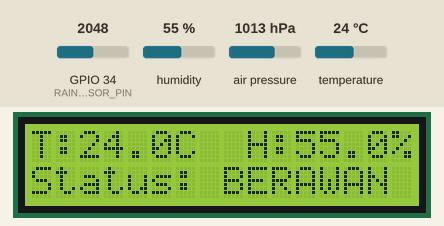
This sketch was run on a simulated ESP32. Parts: 16×2 character LCD. The test bench sets the inputs (shaded band); at power-on: air pressure 1013 hPa, GPIO 34 (RAIN_SENSOR_PIN) = 2048, humidity 55 %, temperature 24 °C. WiFi joins after 1.5 s; servers stay silent unless stated; what the sketch prints to the serial monitor is not drawn.

Above: at 7.8 s.
7.9 s: air pressure set to 952 hPa
At 11.2 s:
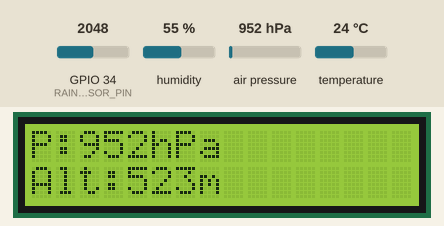
13.8 s: GPIO 34 (RAIN_SENSOR_PIN) set to 1927
At 19.5 s:
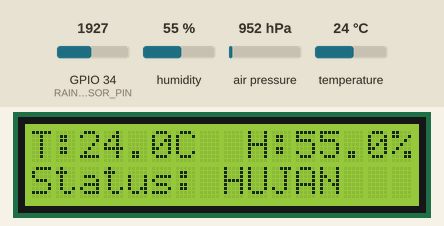
19.7 s: air pressure set to 975 hPa
At 22.6 s:
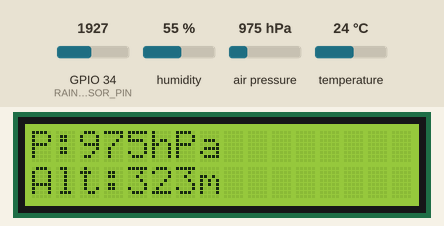
25.6 s: humidity set to 22 %
At 32.3 s:
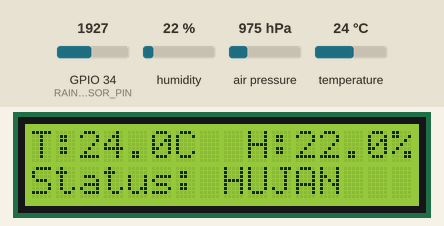
Timing chart, 0 to 33.8 s (numbered marks = the images above; inputs shaded):
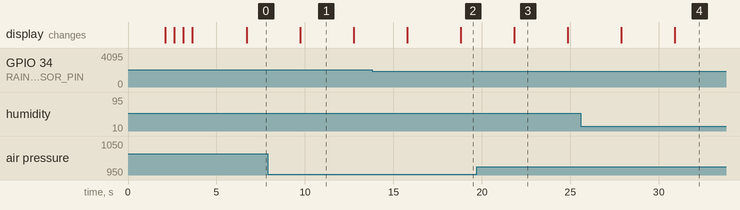

The sketch:

weather_station.ino
```cpp
#include <WiFi.h>
#include <WebServer.h>
#include <ArduinoJson.h>
#include <DHT.h>
#include <Wire.h>
#include <Adafruit_BMP280.h>
#include <LiquidCrystal_I2C.h>

// Pin definitions for ESP32 Shield
#define DHT_PIN 4
#define DHT_TYPE DHT11
#define RAIN_SENSOR_PIN 34
#define SDA_PIN 21
#define SCL_PIN 22

// Sensor objects
DHT dht(DHT_PIN, DHT_TYPE);
Adafruit_BMP280 bmp;
LiquidCrystal_I2C lcd(0x27, 16, 2); // I2C address 0x27, 16 columns, 2 rows

// WiFi credentials - GANTI DENGAN KREDENSIAL WIFI ANDA
const char* ssid = "YOUR_WIFI_SSID";
const char* password = "YOUR_WIFI_PASSWORD";

// Web server
WebServer server(80);

// Sensor data structure
struct SensorData {
  float temperature;
  float humidity;
  float pressure;
  float altitude;
  bool isRaining;
  String timestamp;
};

// Global variables
SensorData currentData;
unsigned long lastSensorRead = 0;
unsigned long lastLCDUpdate = 0;
const unsigned long SENSOR_INTERVAL = 2000; // Read sensors every 2 seconds
const unsigned long LCD_INTERVAL = 3000;    // Update LCD every 3 seconds

void setup() {
  Serial.begin(115200);

  // Initialize I2C with ESP32 Shield default pins
  Wire.begin(SDA_PIN, SCL_PIN);

  // Initialize sensors
  dht.begin();

  // Try both common BMP280 I2C addresses
  if (!bmp.begin(0x76)) {
    if (!bmp.begin(0x77)) {
      Serial.println("Could not find BMP280 sensor!");
      Serial.println("Check wiring and I2C address!");
      while (1);
    }
  }

  // Configure BMP280 for optimal readings
  bmp.setSampling(Adafruit_BMP280::MODE_NORMAL,
                  Adafruit_BMP280::SAMPLING_X2,
                  Adafruit_BMP280::SAMPLING_X16,
                  Adafruit_BMP280::FILTER_X16,
                  Adafruit_BMP280::STANDBY_MS_500);

  // Initialize LCD
  lcd.init();
  lcd.backlight();
  lcd.setCursor(0, 0);
  lcd.print("Weather Station");
  lcd.setCursor(0, 1);
  lcd.print("ESP32 Shield");
  delay(2000);

  // Initialize rain sensor pin (no external resistor needed)
  pinMode(RAIN_SENSOR_PIN, INPUT);

  // Connect to WiFi
  lcd.clear();
  lcd.setCursor(0, 0);
  lcd.print("Connecting WiFi");

  WiFi.begin(ssid, password);
  Serial.print("Connecting to WiFi");

  int wifiAttempts = 0;
  while (WiFi.status() != WL_CONNECTED && wifiAttempts < 20) {
    delay(500);
    Serial.print(".");
    lcd.setCursor(wifiAttempts % 16, 1);
    lcd.print(".");
    wifiAttempts++;
  }

  if (WiFi.status() == WL_CONNECTED) {
    Serial.println();
    Serial.println("WiFi connected!");
    Serial.print("IP address: ");
    Serial.println(WiFi.localIP());

    // Display IP on LCD
    lcd.clear();
    lcd.setCursor(0, 0);
    lcd.print("WiFi Connected!");
    lcd.setCursor(0, 1);
    lcd.print(WiFi.localIP());
    delay(3000);
  } else {
    Serial.println("WiFi connection failed!");
    lcd.clear();
    lcd.setCursor(0, 0);
    lcd.print("WiFi Failed!");
    lcd.setCursor(0, 1);
    lcd.print("Check Settings");
  }

  // Setup web server routes
  setupWebServer();

  // Start server
  server.begin();
  Serial.println("HTTP server started");
  Serial.println("Ready to serve sensor data!");
}

void loop() {
  // Handle web server requests
  server.handleClient();

  // Read sensors periodically
  if (millis() - lastSensorRead >= SENSOR_INTERVAL) {
    readSensors();
    lastSensorRead = millis();
  }

  // Update LCD periodically
  if (millis() - lastLCDUpdate >= LCD_INTERVAL) {
    updateLCD();
    lastLCDUpdate = millis();
  }
}

void readSensors() {
  // Read DHT11 (built-in pull-up, no external resistor needed)
  currentData.temperature = dht.readTemperature();
  currentData.humidity = dht.readHumidity();

  // Check if DHT readings are valid
  if (isnan(currentData.temperature) || isnan(currentData.humidity)) {
    Serial.println("Failed to read from DHT sensor!");
    // Keep previous values or set defaults
    if (isnan(currentData.temperature)) currentData.temperature = 25.0;
    if (isnan(currentData.humidity)) currentData.humidity = 60.0;
  }

  // Read BMP280
  currentData.pressure = bmp.readPressure() / 100.0F; // Convert Pa to hPa
  currentData.altitude = bmp.readAltitude(1013.25); // Sea level pressure in hPa

  // Read rain sensor (analog reading, lower value = more water)
  int rainValue = analogRead(RAIN_SENSOR_PIN);
  currentData.isRaining = rainValue < 2000; // Adjust threshold as needed

  // Create timestamp
  currentData.timestamp = String(millis());

  // Print to serial for debugging
  Serial.println("=== Sensor Readings ===");
  Serial.println("Temperature: " + String(currentData.temperature, 1) + "°C");
  Serial.println("Humidity: " + String(currentData.humidity, 1) + "%");
  Serial.println("Pressure: " + String(currentData.pressure, 1) + " hPa");
  Serial.println("Altitude: " + String(currentData.altitude, 1) + " m");
  Serial.println("Rain Value: " + String(rainValue) + " (Raining: " + String(currentData.isRaining ? "Yes" : "No") + ")");
  Serial.println("Free Heap: " + String(ESP.getFreeHeap()) + " bytes");
  Serial.println("========================");
}

void updateLCD() {
  static int displayMode = 0;

  lcd.clear();

  switch (displayMode) {
    case 0: // Temperature and Humidity
      lcd.setCursor(0, 0);
      lcd.print("T:" + String(currentData.temperature, 1) + "C");
      lcd.setCursor(9, 0);
      lcd.print("H:" + String(currentData.humidity, 1) + "%");
      lcd.setCursor(0, 1);
      if (currentData.isRaining) {
        lcd.print("Status: HUJAN");
      } else if (currentData.temperature > 29) {
        lcd.print("Status: CERAH");
      } else {
        lcd.print("Status: BERAWAN");
      }
      break;

    case 1: // Pressure and Altitude
      lcd.setCursor(0, 0);
      lcd.print("P:" + String(currentData.pressure, 0) + "hPa");
      lcd.setCursor(0, 1);
      lcd.print("Alt:" + String(currentData.altitude, 0) + "m");
      break;

    case 2: // Network Info
      lcd.setCursor(0, 0);
      lcd.print("IP Address:");
      lcd.setCursor(0, 1);
      if (WiFi.status() == WL_CONNECTED) {
        lcd.print(WiFi.localIP());
      } else {
        lcd.print("Not Connected");
      }
      break;

    case 3: // System Info
      lcd.setCursor(0, 0);
      lcd.print("Uptime:" + String(millis()/1000) + "s");
      lcd.setCursor(0, 1);
      lcd.print("Heap:" + String(ESP.getFreeHeap()/1024) + "KB");
      break;
  }

  displayMode = (displayMode + 1) % 4; // Cycle through 4 display modes
}

void setupWebServer() {
  // Enable CORS for all routes
  server.onNotFound([]() {
    if (server.method() == HTTP_OPTIONS) {
      server.sendHeader("Access-Control-Allow-Origin", "*");
      server.sendHeader("Access-Control-Allow-Methods", "GET, POST, OPTIONS");
      server.sendHeader("Access-Control-Allow-Headers", "Content-Type");
      server.send(200);
    } else {
      server.send(404, "text/plain", "Not Found");
    }
  });

  // Main sensor data endpoint
  server.on("/sensor", HTTP_GET, []() {
    // Create JSON response
    StaticJsonDocument<400> doc;

    doc["temperature"] = String(currentData.temperature, 1);
    doc["humidity"] = String(currentData.humidity, 1);
    doc["pressure"] = String(currentData.pressure, 1);
    doc["altitude"] = String(currentData.altitude, 1);
    doc["isRaining"] = currentData.isRaining;
    doc["timestamp"] = currentData.timestamp;
    doc["uptime"] = millis();
    doc["free_heap"] = ESP.getFreeHeap();
    doc["wifi_rssi"] = WiFi.RSSI();

    String jsonString;
    serializeJson(doc, jsonString);

    // Send response with CORS headers
    server.sendHeader("Access-Control-Allow-Origin", "*");
    server.sendHeader("Access-Control-Allow-Methods", "GET, POST, OPTIONS");
    server.sendHeader("Access-Control-Allow-Headers", "Content-Type");
    server.send(200, "application/json", jsonString);

    Serial.println("Sensor data requested via HTTP");
  });

  // Root endpoint for testing
  server.on("/", HTTP_GET, []() {
    String html = "<!DOCTYPE html><html><head><title>ESP32 Weather Station</title>";
    html += "<meta name='viewport' content='width=device-width, initial-scale=1'>";
    html += "<style>body{font-family:Arial;margin:40px;background:#f0f0f0;}";
    html += ".card{background:white;padding:20px;margin:10px 0;border-radius:8px;box-shadow:0 2px 4px rgba(0,0,0,0.1);}";
    html += ".value{font-size:2em;color:#2196F3;font-weight:bold;}";
    html += ".label{color:#666;margin-bottom:5px;}</style></head><body>";
    html += "<h1>🌤️ ESP32 Weather Station</h1>";
    html += "<div class='card'><div class='label'>Temperature</div><div class='value'>" + String(currentData.temperature, 1) + "°C</div></div>";
    html += "<div class='card'><div class='label'>Humidity</div><div class='value'>" + String(currentData.humidity, 1) + "%</div></div>";
    html += "<div class='card'><div class='label'>Pressure</div><div class='value'>" + String(currentData.pressure, 1) + " hPa</div></div>";
    html += "<div class='card'><div class='label'>Altitude</div><div class='value'>" + String(currentData.altitude, 1) + " m</div></div>";
    html += "<div class='card'><div class='label'>Rain Status</div><div class='value'>" + String(currentData.isRaining ? "🌧️ Raining" : "☀️ Dry") + "</div></div>";
    html += "<br><p><a href='/sensor'>📊 JSON Data</a> | <a href='/status'>ℹ️ System Status</a></p>";
    html += "<p><small>ESP32 Shield Weather Station | Uptime: " + String(millis()/1000) + "s</small></p>";
    html += "</body></html>";

    server.sendHeader("Access-Control-Allow-Origin", "*");
    server.send(200, "text/html", html);
  });

  // Status endpoint
  server.on("/status", HTTP_GET, []() {
    StaticJsonDocument<300> doc;
    doc["status"] = "online";
    doc["device"] = "ESP32 Shield Weather Station";
    doc["uptime"] = millis();
    doc["free_heap"] = ESP.getFreeHeap();
    doc["wifi_ssid"] = WiFi.SSID();
    doc["wifi_rssi"] = WiFi.RSSI();
    doc["ip_address"] = WiFi.localIP().toString();
    doc["mac_address"] = WiFi.macAddress();

    String jsonString;
    serializeJson(doc, jsonString);

    server.sendHeader("Access-Control-Allow-Origin", "*");
    server.send(200, "application/json", jsonString);
  });
}
```

Measured:
- the behaviour switches between 2000 and 1999 on GPIO 34 (RAIN_SENSOR_PIN) (found by bisection; images 1 and 2)
- after the input at 13.8 s, the display: first differs from a run without the input after 5.0 s (image 2)
- what the display in image 1 shows lasts 3.1 s, from 9.7 s to 12.8 s
